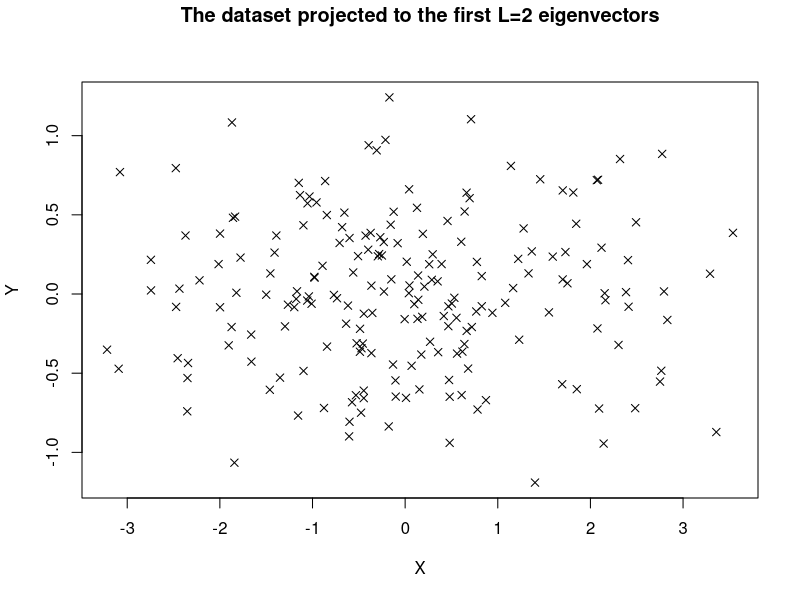
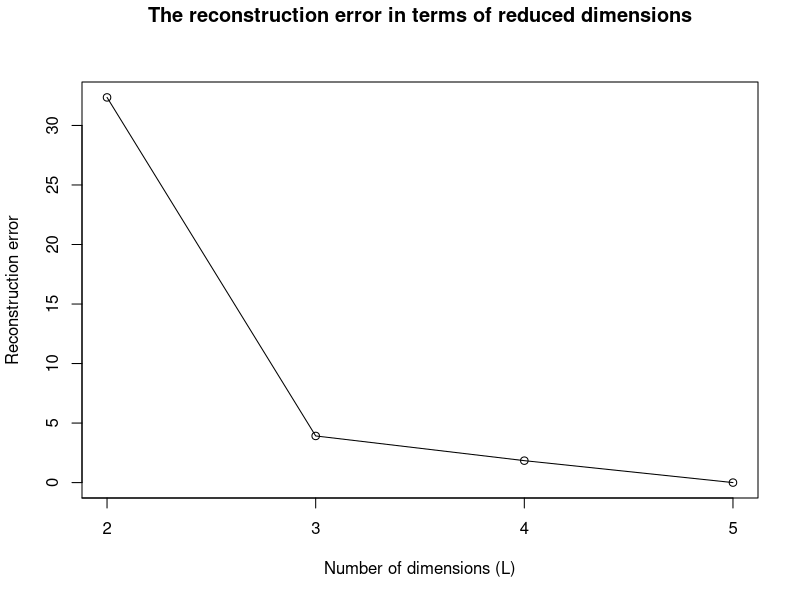

Here is the R script that generated these plots, in order:
reconstructionError = function(data, L, plot = FALSE) {
  X = cov(data)
  eigen = eigen(X)
  
  W = eigen$vectors[,1:L]
  reduced_data = as.matrix(data) %*% W
  
  if(plot) {
    plot(reduced_data, xlab="X", ylab="Y", pch = 4)
    title(main = "The dataset projected to the first L=2 eigenvectors", line = 3)
  }
  
  backwardProjection = reduced_data %*% t(W)
  error = sum((data - backwardProjection)^2)
  
  return(error)
}

data = read.csv("ex_1_data.csv", header = F)
sprintf("N=%d, D=%d", nrow(data), ncol(data))

L = 2
reconstructionError(data = data, L = L, plot = TRUE)

reconstructionErrors = c()

for (i in L:ncol(data)) {
  reconstructionErrors = c(reconstructionErrors, reconstructionError(data = data, L = i))
}

plot(x = L:ncol(data), y = reconstructionErrors, type = "line", xlab="Number of dimensions (L)", ylab="Reconstruction error", xaxt = "n")
points(x = L:ncol(data), y = reconstructionErrors)
axis(side = 1, at = c(1:5))
title(main = "The reconstruction error in terms of reduced dimensions", line = 3)
